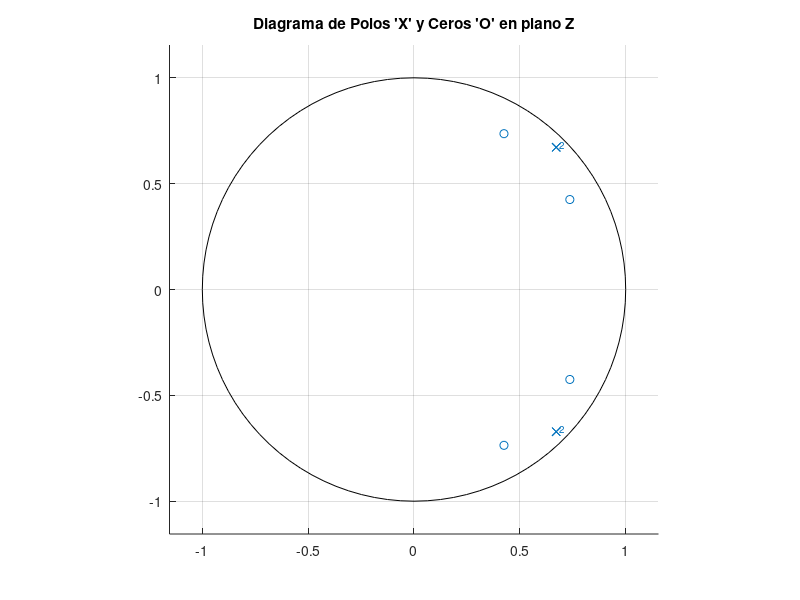
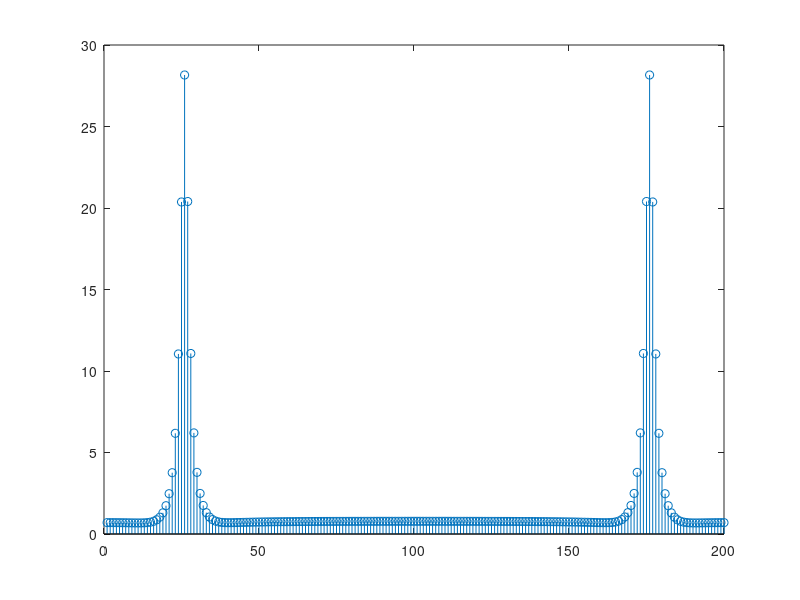
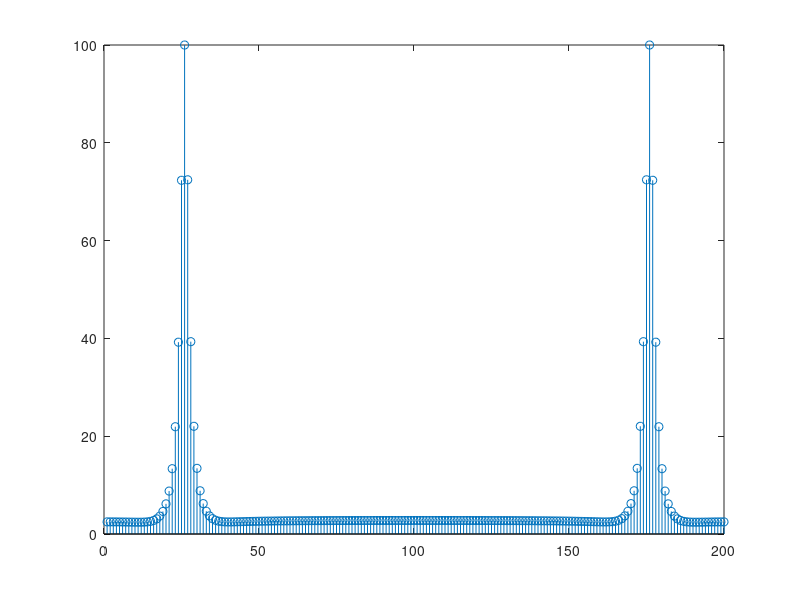
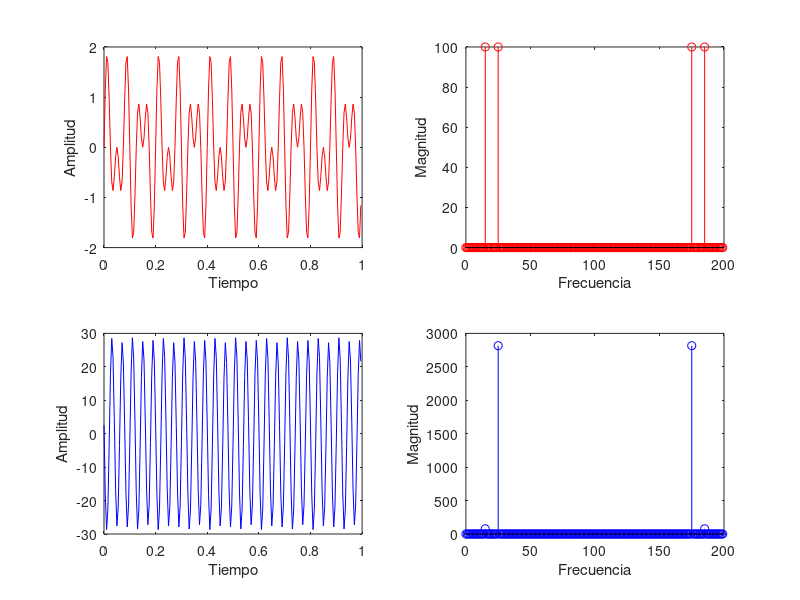

Source code (MATLAB) for these figures, in order:
%Guia de Filtros. Ejercicio 1.
clear;
clf;
hold on;

%definición de polos y ceros
function [ceros,polos] = crearRaices(rz,rp)
    polos = [rp*exp(j*pi/4); rp*exp(j*-pi/4); rp*exp(j*pi/4); rp*exp(j*-pi/4)];
    ceros = [rz*exp(j*pi/6); rz*exp(j*-pi/6); rz*exp(j*1/3*pi); rz*exp(j*-1/3*pi)];
endfunction

%Retorna los dos polinomios de la funcion de transferencia a partir de 
% un vector de ceros y polos
function [numerador, denominador] = raicesAPolinomio(ceros,polos)
    lz = length(ceros);
    lp = length(polos);
    numerador = [1];
    denominador = [1];
    for i=1:lp
        %convolucion es una operacion de multiplicacion
        denominador = conv(denominador,[1 -polos(i)]);
    end
    
    for i=1:lz
        numerador = conv(numerador,[1 -ceros(i)]);
    end
endfunction

%-----------fin definicion de funciones-----------
%Parametros
%frecuencia de las señales a procesar
fm = 200;


%-----------fin definicion parametros-------------

%%---Inciso A: Dibuja el diagrama de polos y ceros
%calcula los ceros y polos
[ceros,polos] = crearRaices(0.85,0.95);

figure(1); zplane(ceros, polos);
title("Diagrama de Polos 'X' y Ceros 'O' en plano Z");

%%---Inciso B: graficar la respuesta en frecuencia

%calcula los coeficientes de los polonomios de la H(z)
[numerador, denominador] = raicesAPolinomio(ceros,polos);

%obtiene la respuesta en frecuencia
respuesta_freq = freqz(numerador,denominador, fm,"whole");

%dibuja
figure(2); stem(abs(respuesta_freq));

%%---Inciso C: normalizar los coeficientes del filtro

%Calcula el coeficiente de normalizacion
factor_normalizacion = length(respuesta_freq)/(max(abs(respuesta_freq))*2);
%Multiplica el numerador para normalizarlo
numerador_normalizado = numerador*factor_normalizacion;
%Calcula la respuesta en frecuencia normalizada
respuesta_freq_normalizada = freqz(numerador_normalizado, denominador, fm, "whole");
%Dibuja
figure(3); stem(abs(respuesta_freq_normalizada));

%%---Inciso D: modificar radio de polos y ver como cambia la respuesta en frecuencia

[ceros2,polos2] = crearRaices(0.85,0.9);
[numerador2, denominador2] = raicesAPolinomio(ceros2,polos2);
respuesta_freq2 = freqz(numerador2,denominador2, fm, "whole");
figure(4); stem(abs(respuesta_freq2));

%%---Inciso E: Generar una señal de 15 y 25 Hz y ver cómo funciona el filtro

%paso de muestreo
T = 1/fm;
t = 0:T:1-T;

%senal de entrada
senal = sin(2*pi*t*15)+sin(2*pi*t*25);

%calculo del espectro de fourier
espectro_senal = fft(senal);

%filtrado con propiedad de multiplicacion en frecuencia = convolucion en tiempo
senal_filtrada = ifft(respuesta_freq.*espectro_senal');

%espectro de la senal filtrada
espectro_senal_filtrada = fft(senal_filtrada);
paso_frecuencia = fm/length(espectro_senal);
escala = [0:paso_frecuencia:length(respuesta_freq)*paso_frecuencia - paso_frecuencia];

%dibuja
figure(4);
subplot(2,2,1); plot(t,senal,'r');
xlabel("Tiempo"); ylabel("Amplitud");
subplot(2,2,2); stem(escala, abs(espectro_senal),'r');
xlabel("Frecuencia"); ylabel("Magnitud");
subplot(2,2,3); plot(t,real(senal_filtrada),'b');
xlabel("Tiempo"); ylabel("Amplitud");
subplot(2,2,4); stem(escala,abs(espectro_senal_filtrada),'b');
xlabel("Frecuencia"); ylabel("Magnitud");


%%---Inciso F:Repetir inciso E con una frecuencia de muestreo de 120 Hz.

%redefino fm
fm2 = 120;
%recalculo su respuesta en frecuencia
respuesta_freq = freqz(numerador,denominador, fm2,"whole");

%paso de muestreo
T = 1/fm2;
t = 0:T:1-T;

%senal de entrada
senal = sin(2*pi*t*15)+sin(2*pi*t*25);

%calculo del espectro de fourier
espectro_senal = fft(senal);

%filtrado con propiedad de multiplicacion en frecuencia = convolucion en tiempo
senal_filtrada = ifft(respuesta_freq.*espectro_senal');

%espectro de la senal filtrada
espectro_senal_filtrada = fft(senal_filtrada);
paso_frecuencia = fm2/length(espectro_senal);
escala = [0:paso_frecuencia:length(respuesta_freq)*paso_frecuencia - paso_frecuencia];

%dibuja
figure(5);
title("Frecuencia de muestreo de 120 Hz.");
subplot(2,2,1); plot(t,senal,'r');
xlabel("Tiempo"); ylabel("Amplitud");
subplot(2,2,2); stem(escala, abs(espectro_senal),'r');
xlabel("Frecuencia"); ylabel("Magnitud");
subplot(2,2,3);  plot(t,real(senal_filtrada),'b');
xlabel("Tiempo"); ylabel("Amplitud");
subplot(2,2,4); stem(escala,abs(espectro_senal_filtrada),'b');
xlabel("Frecuencia"); ylabel("Magnitud");

pause;
